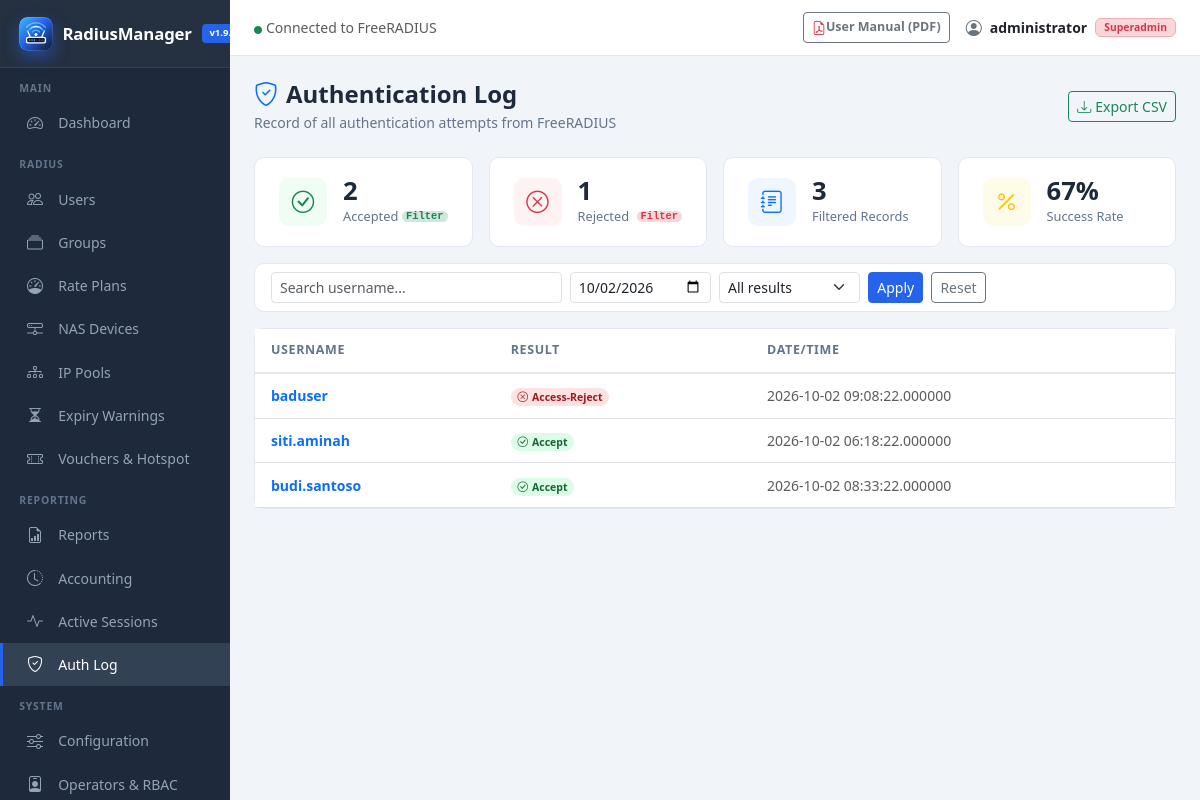
The app's page /postauth.php (signed in) with its own data.
### tables this page shows
CREATE TABLE IF NOT EXISTS `radpostauth` (
  `id` int(11) NOT NULL AUTO_INCREMENT,
  `username` varchar(64) NOT NULL DEFAULT '',
  `pass` varchar(64) NOT NULL DEFAULT '',
  `reply` varchar(32) NOT NULL DEFAULT '',
  `authdate` timestamp(6) NOT NULL DEFAULT current_timestamp(6) ON UPDATE current_timestamp(6),
  `class` varchar(64) DEFAULT NULL,
  PRIMARY KEY (`id`),
  KEY `username` (`username`),
  KEY `authdate` (`authdate`)
);

### includes/db.php (called while the page is built, shortened)
<?php
function getDB() {
    static $pdo = null;
    if ($pdo === null) {
        try {
            $dsn = "mysql:host=" . DB_HOST . ";port=" . DB_PORT . ";dbname=" . DB_NAME . ";charset=utf8mb4";
            $pdo = new PDO($dsn, DB_USER, DB_PASS, [
                PDO::ATTR_ERRMODE            => PDO::ERRMODE_EXCEPTION,
                PDO::ATTR_DEFAULT_FETCH_MODE => PDO::FETCH_ASSOC,
                PDO::ATTR_EMULATE_PREPARES   => false,
            ]);
        } catch (PDOException $e) {
            $msg = 'Database connection failed: ' . htmlspecialchars($e->getMessage());
            if (php_sapi_name() === 'cli' || (!empty($_SERVER['HTTP_ACCEPT']) && str_contains($_SERVER['HTTP_ACCEPT'], 'application/json'))) {
                die(json_encode(['error' => $msg]));
            }
            die('<div style="font-family:sans-serif;padding:20px;background:#fee2e2;color:#991b1b;border-radius:8px;margin:20px;border:1px solid #f87171;">'
                . '<strong>Database Error:</strong> ' . $msg . '</div>');
        }
    }
    return $pdo;
}
function dbHasColumn($table, $column) {
    static $cache = [];
    $key = "$table.$column";
    if (!isset($cache[$key])) {
        $stmt = getDB()->prepare("SELECT COUNT(*) FROM information_schema.columns WHERE table_schema = DATABASE() AND table_name = ? AND column_name = ?");
        $stmt->execute([$table, $column]);
        $cache[$key] = ((int)$stmt->fetchColumn() > 0);
    }
    return $cache[$key];
}

### includes/functions.php (called while the page is built, shortened)
<?php
function sanitize($input) {
    return htmlspecialchars(strip_tags(trim((string)$input)), ENT_QUOTES, 'UTF-8');
}

### postauth.php (the view, shortened to what this page needs)
<?php
$db = getDB();
$search   = trim($_GET['q'] ?? '');
$filter   = trim($_GET['filter'] ?? '');
if (empty($filter)) {
    $replyParam = trim($_GET['reply'] ?? '');
    if ($replyParam === 'Access-Accept') {
        $filter = 'accept';
    } elseif ($replyParam === 'Access-Reject') {
        $filter = 'reject';
    } else {
        $filter = 'all';
    }
}
if (isset($_GET['from'])) {
    $dateFrom = trim($_GET['from']);
} else {
    $hasToday = $db->query("SELECT 1 FROM radpostauth WHERE authdate >= CURDATE() LIMIT 1")->fetch();
    if ($hasToday) {
        $dateFrom = date('Y-m-d');
    } else {
        $latest = $db->query("SELECT DATE(authdate) d FROM radpostauth ORDER BY id DESC LIMIT 1")->fetch();
        $dateFrom = $latest['d'] ?? date('Y-m-d');
    }
}
$page     = max(1, (int)($_GET['page'] ?? 1));
$perPage  = 30;
$offset   = ($page - 1) * $perPage;
$hasNasIp = dbHasColumn('radpostauth', 'nasipaddress');
$nasCol   = $hasNasIp ? 'nasipaddress' : 'NULL AS nasipaddress';
$where  = "WHERE authdate >= :from_dt";
$params = [':from_dt' => "$dateFrom 00:00:00"];
$totalStmt = $db->prepare("SELECT COUNT(*) FROM radpostauth $where");
$totalStmt->execute($params);
$total = (int)$totalStmt->fetchColumn();
$lim = (int)$perPage;
$off = (int)$offset;
$stmt = $db->prepare("SELECT username, pass, reply, authdate, $nasCol
  FROM radpostauth $where ORDER BY id DESC LIMIT $lim OFFSET $off");
$stmt->execute($params);
$records = $stmt->fetchAll();
$statsStmt = $db->prepare("SELECT
    SUM(reply = 'Access-Accept') AS accepted,
    SUM(reply != 'Access-Accept') AS rejected
  FROM radpostauth WHERE authdate >= :from_dt");
$statsStmt->execute([':from_dt' => "$dateFrom 00:00:00"]);
$stats = $statsStmt->fetch();
include __DIR__ . '/includes/header.php';
?>
<div class="page-header d-flex align-items-center justify-content-between">
    <div>
        <h4><i class="bi bi-shield-check me-2 text-primary"></i>Authentication Log</h4>
        <p>Record of all authentication attempts from FreeRADIUS</p>
    </div>
    <a href="export.php?type=postauth<?= ($filter && $filter !== 'all') ? '&status=' . urlencode($filter) : '' ?><?= $search ? '&q=' . urlencode($search) : '' ?><?= $dateFrom ? '&from=' . urlencode($dateFrom) : '' ?>" class="btn btn-outline-success btn-sm">
        <i class="bi bi-download me-1"></i>Export CSV
    </a>
</div>
<div class="row g-3 mb-3">
    <div class="col-6 col-md-3">
        <a href="postauth.php?filter=accept<?= !empty($search) ? '&q=' . urlencode($search) : '' ?><?= !empty($dateFrom) ? '&from=' . urlencode($dateFrom) : '' ?>"
           class="stat-card text-decoration-none <?= $filter === 'accept' ? 'border-success shadow-sm' : '' ?>"
           title="Click to filter Accepted authentications">
            <div class="stat-icon" style="background:#f0fdf4">
                <i class="bi bi-check-circle text-success"></i>
            </div>
            <div class="flex-grow-1">
                <div class="stat-value"><?= number_format((int)($stats['accepted'] ?? 0)) ?></div>
                <div class="stat-label d-flex align-items-center justify-content-between">
                    <span>Accepted</span>
                    <span class="badge bg-success-subtle text-success py-0 px-1 font-monospace" style="font-size:.65rem">
                        <?= $filter === 'accept' ? 'Filtered' : 'Filter' ?>
                    </span>
                </div>
            </div>
        </a>
    </div>
    <div class="col-6 col-md-3">
        <a href="postauth.php?filter=reject<?= !empty($search) ? '&q=' . urlencode($search) : '' ?><?= !empty($dateFrom) ? '&from=' . urlencode($dateFrom) : '' ?>"
           class="stat-card text-decoration-none <?= $filter === 'reject' ? 'border-danger shadow-sm' : '' ?>"
           title="Click to filter Rejected authentications">
            <div class="stat-icon" style="background:#fef2f2">
                <i class="bi bi-x-circle text-danger"></i>
            </div>
            <div class="flex-grow-1">
                <div class="stat-value"><?= number_format((int)($stats['rejected'] ?? 0)) ?></div>
                <div class="stat-label d-flex align-items-center justify-content-between">
                    <span>Rejected</span>
                    <span class="badge bg-danger-subtle text-danger py-0 px-1 font-monospace" style="font-size:.65rem">
                        <?= $filter === 'reject' ? 'Filtered' : 'Filter' ?>
                    </span>
                </div>
            </div>
        </a>
    </div>
    <div class="col-6 col-md-3">
        <div class="stat-card">
            <div class="stat-icon" style="background:#eff6ff">
                <i class="bi bi-journal-text text-primary"></i>
            </div>
            <div>
                <div class="stat-value"><?= number_format($total) ?></div>
                <div class="stat-label">Filtered Records</div>
            </div>
        </div>
    </div>
    <div class="col-6 col-md-3">
        <div class="stat-card">
            <div class="stat-icon" style="background:#fefce8">
                <i class="bi bi-percent text-warning"></i>
            </div>
            <div>
                <?php
                $totAuth = (int)($stats['accepted'] ?? 0) + (int)($stats['rejected'] ?? 0);
                $rate = ($totAuth > 0) ? round(((int)$stats['accepted'] / $totAuth) * 100) : 0;
                ?>
                <div class="stat-value"><?= $rate ?>%</div>
                <div class="stat-label">Success Rate</div>
            </div>
        </div>
    </div>
</div>
<div class="card mb-3">
    <div class="card-body py-2">
        <form method="GET" class="row g-2 align-items-end">
            <div class="col-md-4">
                <input type="text" name="q" class="form-control form-control-sm"
                       placeholder="Search username..." value="<?= htmlspecialchars($search) ?>">
            </div>
            <div class="col-md-2">
                <input type="date" name="from" class="form-control form-control-sm" value="<?= htmlspecialchars($dateFrom) ?>">
            </div>
            <div class="col-md-2">
                <select name="filter" class="form-select form-select-sm">
                    <option value="all"    <?= ($filter === 'all')    ? 'selected' : '' ?>>All results</option>
                </select>
            </div>
            <div class="col-auto">
                <button class="btn btn-primary btn-sm">Apply</button>
                <a href="postauth.php" class="btn btn-outline-secondary btn-sm ms-1">Reset</a>
            </div>
        </form>
    </div>
</div>
<div class="card">
    <div class="card-body p-0">
        <div class="table-responsive">
        <table class="table mb-0">
            <thead><tr>
                <th>Username</th>
                <th>Result</th>
                <th>Date/Time</th>
            </tr></thead>
            <tbody>
            <?php if (empty($records)): ?>
            <tr><td colspan="<?= $hasNasIp ? 4 : 3 ?>" class="text-center text-muted py-5">
                <i class="bi bi-inbox fs-3 d-block mb-2"></i>No authentication attempts recorded
            </td></tr>
            <?php else: foreach ($records as $r):
                $isAccept = ($r['reply'] === 'Access-Accept'); ?>
            <tr>
                <td>
                    <a href="user-edit.php?username=<?= urlencode($r['username']) ?>" class="text-decoration-none fw-semibold text-primary">
                        <?= sanitize($r['username']) ?>
                    </a>
                </td>
                <td>
                    <?php if ($isAccept): ?>
                    <a href="postauth.php?filter=accept<?= !empty($dateFrom) ? '&from='.urlencode($dateFrom) : '' ?>" class="badge badge-online rounded-pill text-decoration-none" title="Filter Accepted attempts">
                        <i class="bi bi-check-circle me-1"></i>Accept
                    </a>
                    <?php else: ?>
                    <a href="postauth.php?filter=reject<?= !empty($dateFrom) ? '&from='.urlencode($dateFrom) : '' ?>" class="badge badge-offline rounded-pill text-decoration-none" title="Filter Rejected attempts">
                        <i class="bi bi-x-circle me-1"></i><?= sanitize($r['reply']) ?>
                    </a>
                    <?php endif; ?>
                </td>
                <td class="text-muted small"><?= htmlspecialchars($r['authdate']) ?></td>
            </tr>
            <?php endforeach; endif; ?>
            </tbody>
        </table>
        </div>
    </div>
</div>
<?php include __DIR__ . '/includes/footer.php'; ?>

### includes/header.php (style rules this page uses)
:root { --sidebar-w: 230px; --primary: #2563eb; --primary-dark: #1d4ed8; --sidebar-bg: #1e293b; --sidebar-hover: #334155; --sidebar-active: #2563eb; --topbar-h: 56px; }
body { background: #f1f5f9; font-family: 'Segoe UI', sans-serif; }
html { scroll-behavior: smooth; }
* { scrollbar-width: thin; scrollbar-color: #cbd5e1 transparent; }
.stat-card { background: #fff; border-radius: 10px; padding: 1.25rem 1.5rem; border: 1px solid #e2e8f0; display: flex; align-items: center; gap: 1rem; text-decoration: none; color: inherit; transition: transform .15s ease, box-shadow .15s ease, border-color .15s ease; }
.stat-icon { width: 48px; height: 48px; border-radius: 10px; display: flex; align-items: center; justify-content: center; font-size: 1.4rem; }
.stat-value { font-size: 1.6rem; font-weight: 700; color: #1e293b; line-height: 1; }
.stat-label { font-size: .8rem; color: #64748b; margin-top: .2rem; }
.card { border: 1px solid #e2e8f0; border-radius: 10px; }
.table th { font-size: .78rem; text-transform: uppercase; letter-spacing: .05em; color: #64748b; font-weight: 600; border-bottom: 2px solid #e2e8f0; padding: .75rem 1rem; }
.table td { padding: .7rem 1rem; vertical-align: middle; font-size: .875rem; }
.badge-online { background: #dcfce7; color: #166534; }
.badge-offline { background: #fee2e2; color: #991b1b; }
.btn-primary { background: var(--primary); border-color: var(--primary); }
.page-header { margin-bottom: 1.5rem; }
.page-header h4 { font-weight: 700; color: #1e293b; margin: 0; }
.page-header p { color: #64748b; font-size: .875rem; margin: .2rem 0 0; }

### records on screen
radpostauth: username "baduser", reply "Access-Reject", authdate "2026-10-02 09:08:22.000000"
radpostauth: username "siti.aminah", authdate "2026-10-02 06:18:22.000000"
radpostauth: username "budi.santoso", authdate "2026-10-02 08:33:22.000000"

### other values on screen
APP_NAME "RadiusManager"
$_SESSION['admin_name'] "administrator"
getAdminRole() "Superadmin"
$stats['accepted'] "2"
$stats['rejected'] "1"
$total "3"
$rate "67"
